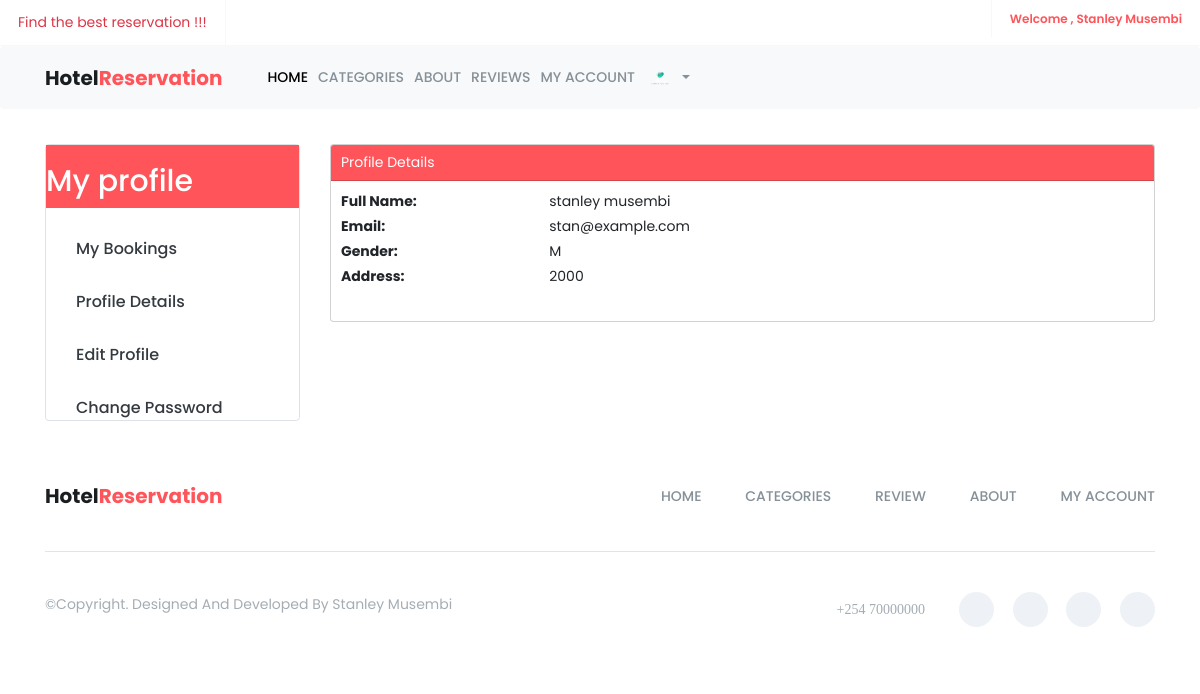
The app's page /auth/profile/ (signed in), older data.
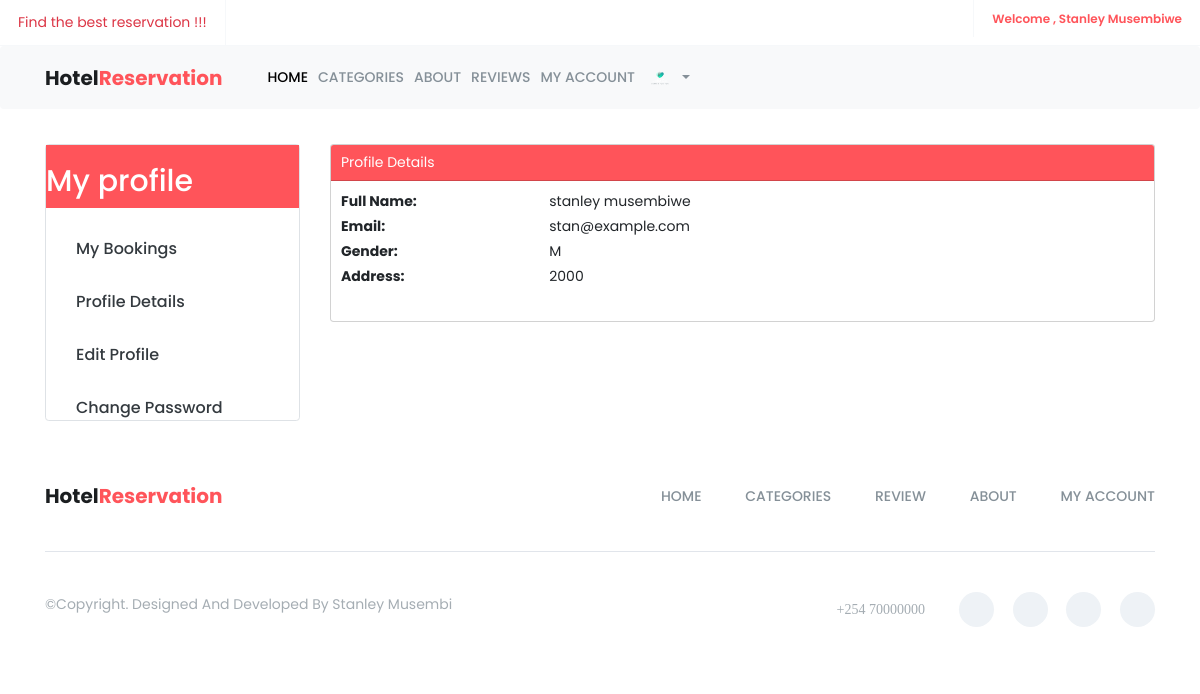
The same page, newer data.
### accounts/models.py (models this page shows, shortened)
class CustomUser(AbstractUser):
    email = models.EmailField(unique=True)
    gender = models.CharField(max_length=1, blank=True, null=True)
    address = models.CharField(max_length=255, blank=True, null=True)
    image = models.ImageField(upload_to="user_images", blank=True, null=True)
    username = None
    objects = CustomUserManager()
    USERNAME_FIELD = 'email'
    REQUIRED_FIELDS = []

### accounts/views.py (the view)
# urls.py: path('profile/' , profile , name='profile'),
@login_required(login_url='accounts:login')
def profile(request):
    user  =  request.user
    context = {
        'user':user
    }
    return render(request , 'public/profile.html' , context)

### templates/public/profile.html (shortened to what this page needs)
{% extends 'public/base.html' %}
{% load static %}
{% block content %}
    <div class="container mt-4">
        <div class="row">
            {% include 'public/profile_sidebar.html' %}
            <div class="col-md-9">
                <div class="card mb-4">
                    <div class="card-header primary-bg">
                         <p class= "  text-white">Profile Details</p>
                    </div>
                    <div class="card-body">
                        <dl class="row">
                            <dt class="col-sm-3">Full Name:</dt>
                            <dd class="col-sm-9">{{ user.get_full_name }}</dd>
                            <dt class="col-sm-3">Email:</dt>
                            <dd class="col-sm-9">{{ user.email }}</dd>
                            <dt class="col-sm-3">Gender:</dt>
                            <dd class="col-sm-9">{{ user.gender }}</dd>
                            <dt class="col-sm-3">Address:</dt>
                            <dd class="col-sm-9">{{ user.address }}</dd>
                        </dl>
                    </div>
                </div>
            </div>
        </div>
    </div>
{% endblock %}

### templates/public/base.html (shortened to what the changed rows need)
{% load static %}
<!doctype html>
<html class="no-js" lang="en">
    <head>
        <link href="https://cdn.jsdelivr.net/npm/bootstrap@5.3.2/dist/css/bootstrap.min.css" rel="stylesheet">
		<link href="https://cdn.jsdelivr.net/npm/bootstrap@5.3.2/dist/css/bootstrap.min.css" rel="stylesheet">
        <link rel="stylesheet" href="{% static 'assets/css/font-awesome.min.css' %}">
		<link rel="stylesheet" href="{% static 'assets/css/linearicons.css' %}">
        <link rel="stylesheet" href="{% static 'assets/css/animate.css' %}">
        <link rel="stylesheet" href="{% static 'assets/css/flaticon.css' %}">
        <link rel="stylesheet" href="{% static 'assets/css/slick.css' %}">
		<link rel="stylesheet" href="{% static 'assets/css/slick-theme.css' %}">
        <link rel="stylesheet" href="{% static 'assets/css/bootstrap.min.css' %}">
		<link rel="stylesheet" href="{% static 'assets/css/bootsnav.css' %}" >
        <link rel="stylesheet" href="{% static 'assets/css/style.css' %}">
        <link rel="stylesheet" href="{% static 'assets/css/responsive.css' %}">
    </head>
	<body>
		<header id="header-top" class="header-top">
			<ul>
				<li class="head-responsive-right pull-right">
                    <div class="header-top-right">
                        {% if  user.is_authenticated %}
						<ul>
							<li class="header-top-contact">
								 <a href="">Welcome , {{user.first_name }} {{user.last_name}} </a>
							</li>
						</ul>
						{% endif%}
                    </div>
                </li>
			</ul>
		</header>
		<section class="top-area">
			<div class="header-area">
			    <nav class="navbar navbar-expand-lg navbar-light bg-light fixed-top" style ="width:100%;" data-bs-minus-value-desktop="70" data-bs-minus-value-mobile="55" data-bs-speed="1000">
					<div class="container">
						<div class="collapse navbar-collapse menu-ui-design" id="navbar-menu">
							<ul class="navbar-nav ms-auto" data-bs-in="fadeInDown" data-bs-out="fadeOutUp">
								  {% if user.is_authenticated %}
								  <li class="nav-item ml-auto dropdown">
									  <a class="nav-link dropdown-toggle" href="#" id="profileDropdown" role="button" data-bs-toggle="dropdown" aria-haspopup="true" aria-expanded="false">
										  {% if user.image %}
											  <img src="{{ user.image.url }}" alt="Profile Image" width="30px" class="profile-image">
										  {% else %}
											  <img src="{% static 'assets/img/placeholder.webp' %}" alt="Placeholder Image" width="30px" class="profile-image">
										  {% endif %}
									  </a>
								  </li>
								  {% endif %}
							</ul>
						</div>
					</div>
				</nav>
			</div>
		</section>
        {% block content%}
         {% endblock content%}
    </body>
</html>

Row changes from the older to the newer data that the page shows:
changed CustomUser "stan@example.com": last_name "Musembi" → "Musembiwe"; get_full_name "stanley musembi" → "stanley musembiwe"
